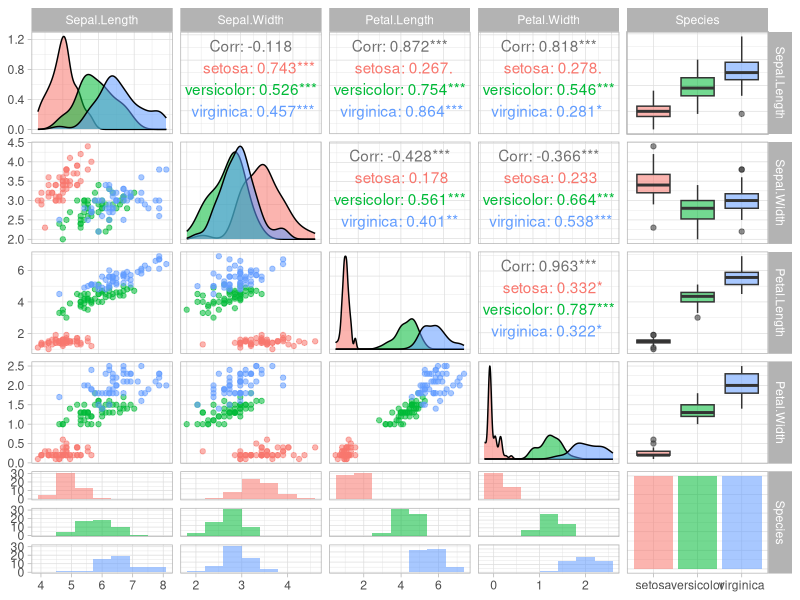
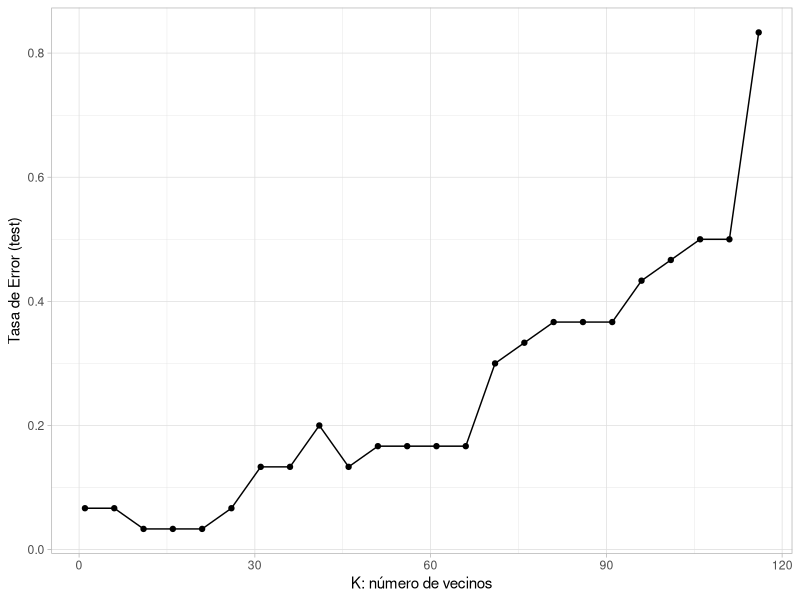
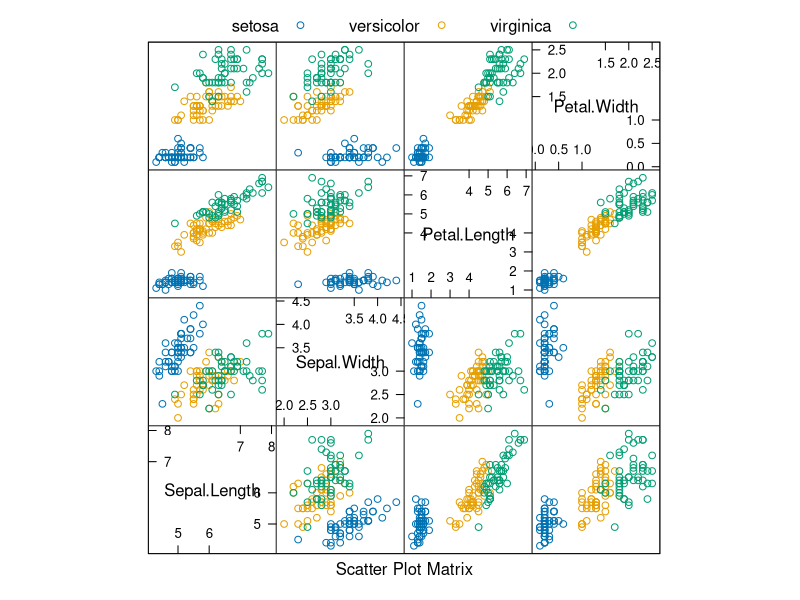
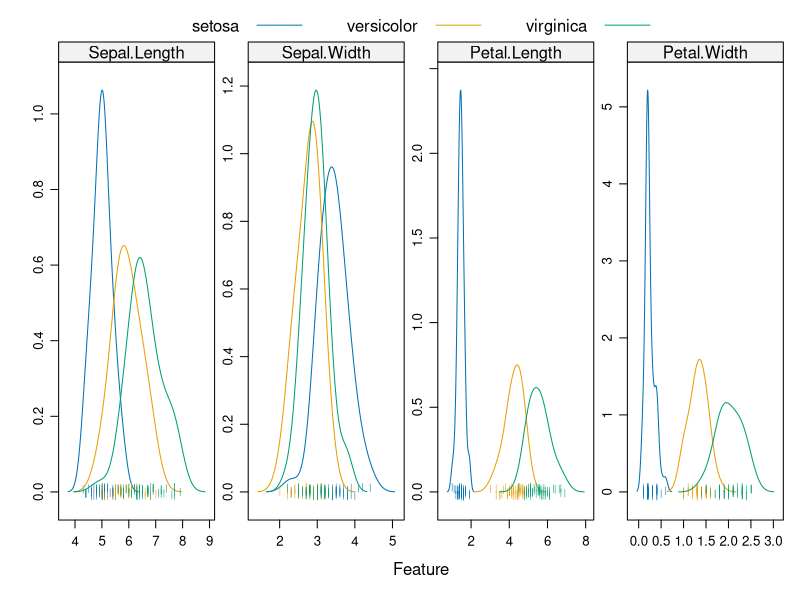
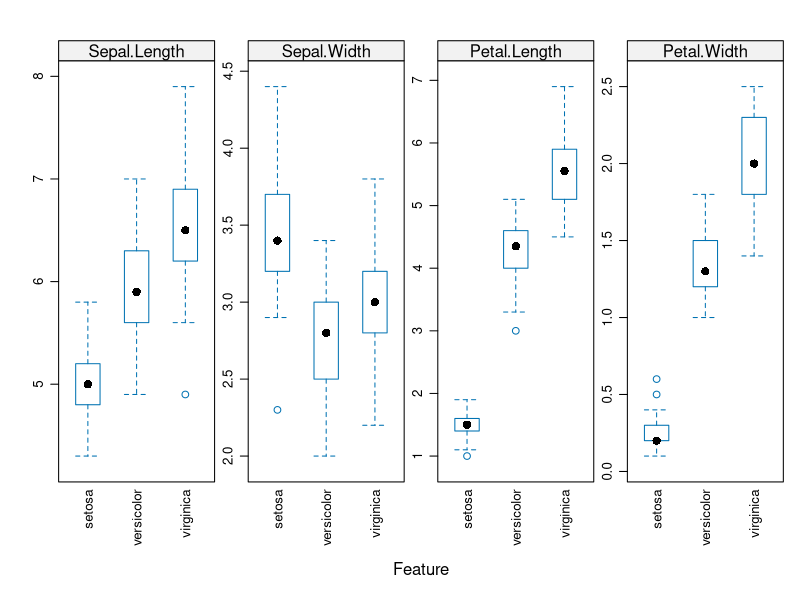
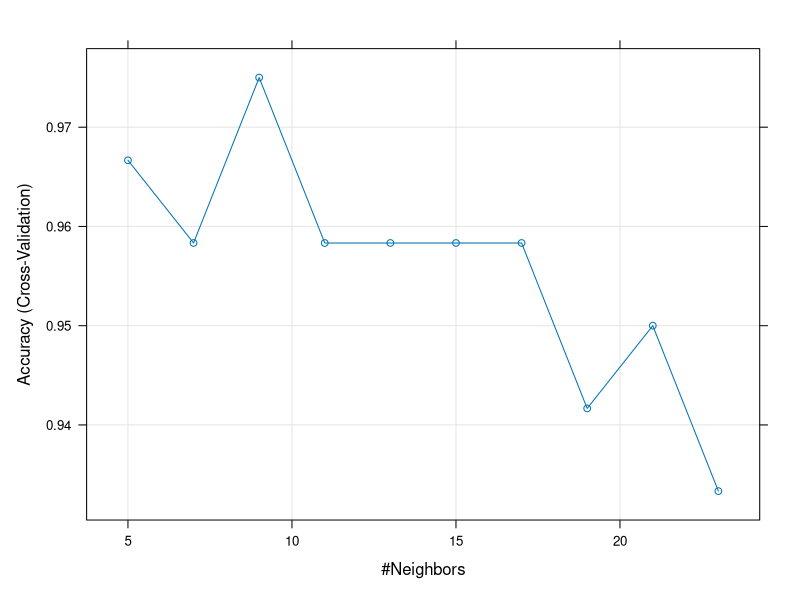
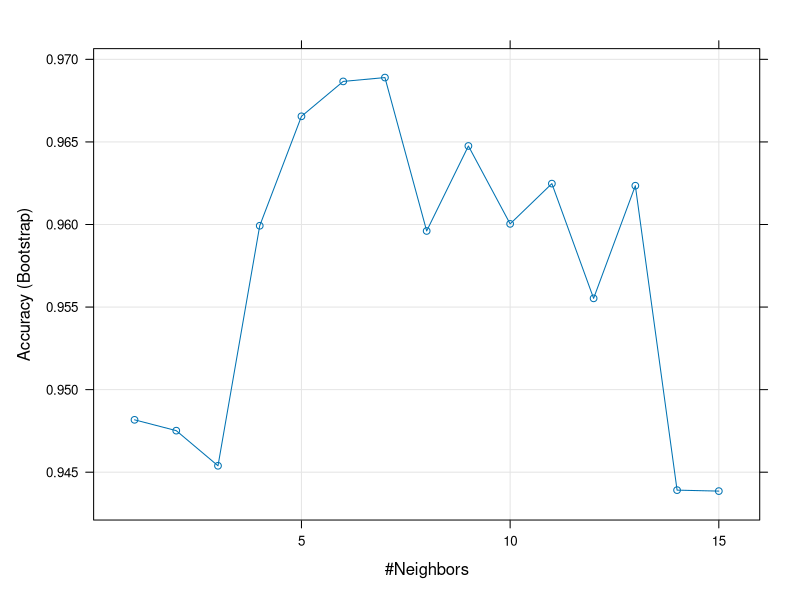
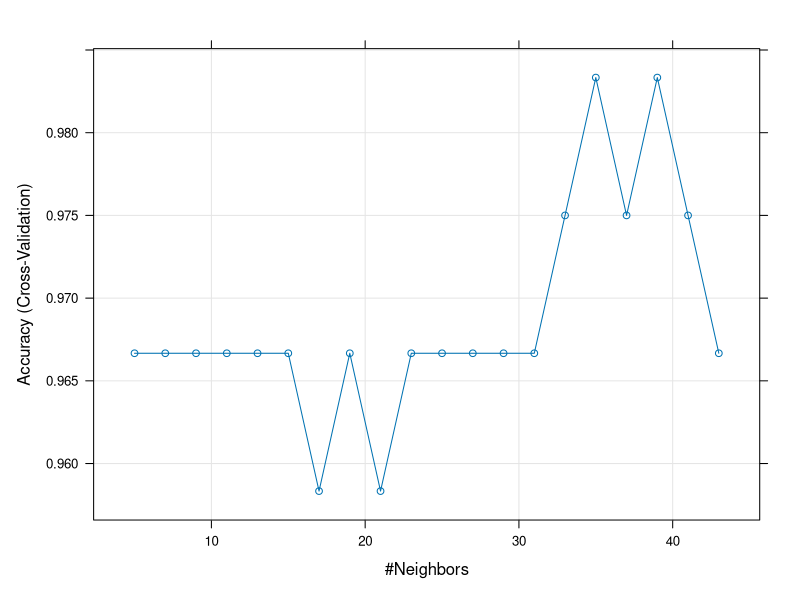

Write the R code that produced these figures, in order. (Note: this script raises an error after producing the figures.)
## ---- chunk 1
knitr::kable(
  head(iris, 10), caption = 'Estructura del dataset Iris',
  booktabs = TRUE
)
## ---- chunk 2
library(class)
library(ggplot2)
library(GGally)

df <- data(iris) # cargar datos
summary(iris) # un breve descriptivo

# ver el balance de la muestra, según las clases
prop.table(table(iris$Species))

# visualización
ggpairs(iris, ggplot2::aes(colour = Species, alpha = 0.2), lower=list(combo=wrap("facethist",  
bins=round(sqrt(50))))) + theme_light()

## ---- chunk 3
iris.scl <- scale(iris[,1:4])
## ---- chunk 4
# set de índices para entrenar-validar (80% - 20%)
set.seed(123)
train.ID <- sample(1:nrow(iris), 0.8 * nrow(iris)) 

# matriz de diseño para entrenar
X.train <- iris.scl[train.ID,1:4]
# matriz de diseño para testear
X.test <- iris.scl[-train.ID,1:4]
# respuesta (categórica) entrenamiento
Y <- iris[train.ID,5]
# respuesta (categórica) test
Y.test <- iris[-train.ID,5]
## ---- chunk 5
# KNN 
pr <- knn(X.train, X.test, cl=Y, k = round(sqrt(nrow(X.train))))

# matriz de confusión
tab <- table(pr,Y.test)

## ---- chunk 6
knitr::kable(
  tab, caption = 'Matriz de Confusión - KNN Iris',
  booktabs = TRUE)

## ---- chunk 7
# tasa de error test
test.error <- sum(pr != Y.test)/sum(tab)
test.error
## ---- chunk 8
test.error <- data.frame()
for (K in seq(1, 120, by = 5)) {
  # KNN
  pr <- knn(X.train,X.test,cl=Y,k=K)
  # matriz de confusion
  tab <- table(pr,Y.test)
  # tasa de error test
  test.error <- rbind(test.error, 
                        data.frame(Tasa.Error = sum(pr != Y.test)/sum(tab), K))
}

ggplot(test.error, aes(x = K, y = Tasa.Error)) + 
  geom_point() + 
  geom_line() + 
  ylab("Tasa de Error (test)") +  xlab("K: número de vecinos") + 
  theme_light()
## ---- chunk 9
library(caret)
str(iris)
## ---- chunk 10
featurePlot(x = iris[, 1:4], 
            y = iris$Species, 
            plot = "pairs",
            ## Add a key at the top
            auto.key = list(columns = 3))
## ---- chunk 11
featurePlot(x = iris[, 1:4], 
            y = iris$Species,
            plot = "density", 
            ## Pass in options to xyplot() to 
            ## make it prettier
            scales = list(x = list(relation="free"), 
                          y = list(relation="free")), 
            adjust = 1.5, 
            pch = "|", 
            layout = c(4, 1), 
            auto.key = list(columns = 3))
## ---- chunk 12
featurePlot(x = iris[, 1:4], 
            y = iris$Species, 
            plot = "box", 
            ## Pass in options to bwplot() 
            scales = list(y = list(relation="free"),
                          x = list(rot = 90)),  
            layout = c(4,1 ), 
            auto.key = list(columns = 2))
## ---- chunk 13
# creamos una partición test
df <- iris
set.seed(123)
train.ID <- createDataPartition(df$Species, p = 0.8, list = FALSE)

train_df <- df[train.ID, ]
test_df <- df[-train.ID, ]
## ---- chunk 14
# primeros pasos con la validación cruzada...
fit_control <- trainControl(method='cv', number = 10)  

model_knn_iris <- train(Species ~., 
                       data = train_df, 
                       method = "knn", 
                       trControl = fit_control, 
                       preProcess = c("center", "scale"),  
                       tuneLength = 10)
model_knn_iris

plot(model_knn_iris)
## ---- chunk 15
# hagamos las predicciones del conjunto de prueba
prediction_knn_iris <- predict(model_knn_iris, newdata = test_df)
confusionMatrix(prediction_knn_iris, reference = test_df$Species)
## ---- chunk 16
# definimos el grid:
some_k <- expand.grid(k = 1:15) 

# k-fold CV pero con repeticiones
fit_control1 <- trainControl(
  method = "repeatedcv", 
  number = 10, # número de folds
  repeats = 5 ) # repeticiones

# bootstrap
fit_control2 <- trainControl(
  method = "boot",  
  number = 10) # número de muestras bootstrap

# LOOCV
fit_control3 <- trainControl(
  method = "LOOCV") 

model2_knn_iris <- train(Species ~., 
                        data = train_df, 
                        method = "knn", 
                        trControl = fit_control2, 
                        preProcess = c("center", "scale"),  
                        tuneGrid = some_k)
model2_knn_iris

plot(model2_knn_iris)

## ---- chunk 17
# hagamos las predicciones del conjunto de prueba
prediction_knn_iris2 <- predict(model2_knn_iris, newdata = test_df)
confusionMatrix(prediction_knn_iris2, reference = test_df$Species)
## ---- chunk 18
varImp(model_knn_iris)
## ---- chunk 19
# seleccionamos los predictores que queremos y la respuesta
df_petal <- iris[,c("Petal.Length", "Petal.Width", "Species")]
train_df_petal <- df_petal[train.ID, ]
test_df_petal <- df_petal[-train.ID, ]

# el modelo...
fit_control <- trainControl(method='cv', number = 10)  

model_knn_petal <- train(Species ~., 
                        data = train_df_petal, 
                        method = "knn", 
                        trControl = fit_control, 
                        preProcess = c("center", "scale"),  
                        tuneLength = 20)
model_knn_petal

plot(model_knn_petal)

## ---- chunk 20
# hagamos las predicciones del conjunto de prueba
prediction_knn_petal <- predict(model_knn_petal, newdata = test_df_petal)
confusionMatrix(prediction_knn_petal, reference = test_df_petal$Species)
## ---- chunk 21
decision_bound = function(train_df_in, test_df_in, model_in){
  # plot decision boundary  for iris[,c("Petal.Length", "Petal.Width", "Species")]

  require(MASS)
  require(caret)
  require(ggplot2)
  require(gridExtra)

  # Paso 1: crear un grid de valores desde min a max de ambos predictores
  pl = seq(min(train_df_in$Petal.Length), max(train_df_in$Petal.Length), length.out = 80)
  pw = seq(min(train_df_in$Petal.Width), max(train_df_in$Petal.Width), length.out = 80)

  lgrid <- expand.grid(Petal.Length=pl, Petal.Width=pw)

  # Paso 2: obtener las predicciones tanto para el grid como para el test
  modelPredGrid <- predict(model_in, newdata=lgrid)
  train_df_in$Pred.Class <- predict(model_in, newdata = train_df_in)
  test_df_in$Pred.Class <- predict(model_in, newdata = test_df_in)

  # Paso 3: ggplot con la funcion contour
  gg1 <- ggplot(data=lgrid) +
    stat_contour(aes(x=Petal.Length, y=Petal.Width, z=as.numeric(modelPredGrid)), bins=2) +
    geom_point(aes(x=Petal.Length, y=Petal.Width, colour=modelPredGrid), alpha=0.1) +
    labs(colour = "Clases") + ggtitle("Train") +
    geom_point(data=train_df_in,
               aes(x=Petal.Length, y=Petal.Width,
                   colour=Species), size=5, shape=1) +
    theme_light()

  gg2 <- ggplot(data=lgrid) +
    stat_contour(aes(x=Petal.Length, y=Petal.Width, z=as.numeric(modelPredGrid)), bins=2) +
    geom_point(aes(x=Petal.Length, y=Petal.Width, colour=modelPredGrid), alpha=0.1) +
    labs(colour = "Clases") + ggtitle("Test") +
    geom_point(data=test_df_in,
               aes(x=Petal.Length, y=Petal.Width,
                   colour=Species), size=5, shape=1) +
    theme_light()
  grid.arrange(gg1, gg2, ncol=1, nrow=2)
}

## ---- chunk 22
# fronteras de decisión, usando la nueva función
decision_bound(train_df_petal, test_df_petal, model_knn_petal)

## ---- chunk 23
library(MASS)
library(caret)
library(ggplot2)

# cargar e inspeccionar los datos
# para detalles sobre las variables predictoras:
# ?Boston
data(Boston)
str(Boston)
summary(Boston)
## ---- chunk 24
# ver correlaciones y posibles relaciones:

# todos los predictores:
# ggpairs(Boston, ggplot2::aes(y = medv, alpha = 0.2)) + theme_light()
# algunos predictores:
ggpairs(Boston[, c("lstat", "age", "rad", "rm", "ptratio", "medv")]) + theme_light()

## ---- chunk 25
# Split the data into training and test set
set.seed(123)
train.ID <- createDataPartition(Boston$medv, p = 0.8, list = FALSE)
train.data  <- Boston[train.ID, ]
test.data <- Boston[-train.ID, ]

# Fit the model on the training set
set.seed(123)
knn_reg_model <- train(
  medv~.,
  data = train.data,
  method = "knn",
  trControl = trainControl("cv", number = 10),
  preProcess = c("center","scale"),
  tuneLength = 20
)

knn_reg_model
# Plot model error RMSE vs different values of k
plot(knn_reg_model)
## ---- chunk 26
# predicciones
predictions <- predict(knn_reg_model, test.data)
# RMSE: raíz del error cuadrático medio
RMSE(predictions, test.data$medv)
# MAE: error absoluto medio
MAE(predictions, test.data$medv)
## ---- chunk 27
df_plot <- data.frame(pred = predictions, real = test.data$medv)
ggplot(df_plot, aes(x = pred, y = real)) +
  geom_point() +
  geom_abline(slope = 1, intercept = 0) +
  xlab(expression(hat( y))) + ylab("y") +
  theme_light()
## ---- chunk 28
# importancia de las variables según impacto en la predicción
varImp(knn_reg_model)

# seleccionemos solo algunas variables:
boston <- Boston[, c("lstat", "rm", "ptratio", "medv")]
## ---- chunk 29
# ajustamos el modelo en el nuevo diseño
train.data  <- boston[train.ID, ]
test.data <- boston[-train.ID, ]

set.seed(123)
knn_reg_model <- train(
  medv~.,
  data = train.data,
  method = "knn",
  trControl = trainControl("cv", number = 10),
  preProcess = c("center","scale"),
  tuneGrid = expand.grid(k = 1:15)
)

# Veamos si el modelo ha mejorado algo:

# predicciones
predictions <- predict(knn_reg_model, test.data)
# RMSE: raíz del error cuadrático medio
RMSE(predictions, test.data$medv)
# MAE: error absoluto medio
MAE(predictions, test.data$medv)
## ---- chunk 30
df_plot <- data.frame(pred = predictions, real = test.data$medv)
ggplot(df_plot, aes(x = pred, y = real)) +
  geom_point() +
  geom_abline(slope = 1, intercept = 0) +
  xlab(expression(hat( y))) + ylab("y") +
  theme_light()
## ---- chunk 31
getModelInfo("kknn")$kknn$parameters
## ---- chunk 32
# muestra, por eso es necesario una particion balanceada con createDataPartition
df <- iris
set.seed(123)
train.ID <- createDataPartition(df$Species, p = 0.8, list = FALSE)

train_df <- df[train.ID, ]
test_df <- df[-train.ID, ]

# hacemos una validación cruzada con 10-folds 10 veces
fit_control <- trainControl(method='repeatedcv', number = 10, repeats = 10)

# fijamos el grid de valores de los hiperparámetros:
buscar_mejor <- expand.grid( kmax =  3:9,
                             distance = 1:2,
                             kernel = c("rectangular", #standard knn
                                        "triangular",
                                        "gaussian"))
## ---- chunk 33
set.seed(321)
model.w.knn <- train(Species ~.,
                     data = train_df,
                     method = "kknn",
                     trControl = fit_control,
                     preProcess = c("center", "scale"),
                     tuneGrid = buscar_mejor)
model.w.knn

model.w.knn$finalModel

## ---- chunk 34
plot(model.w.knn)
## ---- chunk 35
# random search WKNN
fit_control <- trainControl(method='repeatedcv', number = 10, 
                            repeats = 10,
                            search = "random")
set.seed(321)
model.w.knn <- train(Species ~.,
                     data = train_df,
                     method = "kknn",
                     trControl = fit_control,
                     preProcess = c("center", "scale"),
                     tuneLength = 8)
model.w.knn
plot(model.w.knn)
